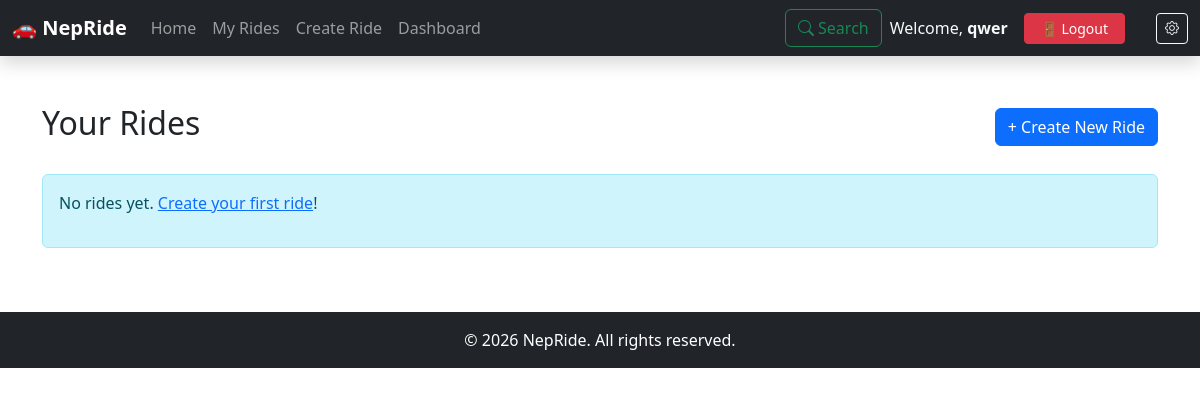
The page /ride_list/ (signed in) on the database as committed earlier.
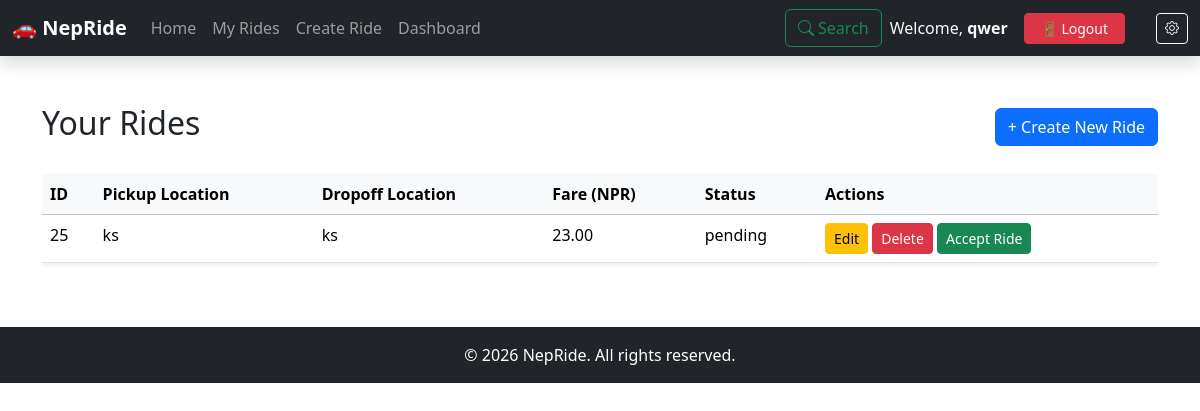
The same page on the database as committed later.
### ride/models.py (models this page shows, shortened)
class Ride(models.Model):
    STATUS_CHOICES = [
        ('pending', 'Pending'),
        ('accepted', 'Accepted'),
        ('completed', 'Completed'),
        ('cancelled', 'Cancelled'),
    ]
    user = models.ForeignKey(User, on_delete=models.CASCADE)
    driver = models.ForeignKey(Driver, on_delete=models.CASCADE, blank=True, null=True)
    pickup_location = models.CharField(max_length=255)
    dropoff_location = models.CharField(max_length=255)
    fare = models.DecimalField(max_digits=8, decimal_places=2)
    status = models.CharField(max_length=20, choices=STATUS_CHOICES, default='pending')
    created_at = models.DateTimeField(auto_now_add=True)

### ride/views.py (the view)
# urls.py: path('ride_list/', RideListView.as_view(), name='ride_list'),
class RideListView(LoginRequiredMixin, ListView):
    model = Ride
    template_name = 'ride_list.html'
    context_object_name = 'rides'
    def get_queryset(self):
        return Ride.objects.filter(status = "pending")

### nepride/templates/ride_list.html
{% extends "base.html" %}
{% block content %}
<div class="container my-5">
    <div class="row">
        <div class="col-12">
            <div class="d-flex justify-content-between align-items-center mb-4">
                <h2>Your Rides</h2>
                <a href="{% url 'ride_create' %}" class="btn btn-primary">+ Create New Ride</a>
            </div>
            {% if rides %}
            <div class="table-responsive">
                <table class="table table-hover shadow-sm">
                    <thead class="table-light">
                        <tr>
                            <th>ID</th>
                            <th>Pickup Location</th>
                            <th>Dropoff Location</th>
                            <th>Fare (NPR)</th>
                            <th>Status</th>
                            <th>Actions</th>
                        </tr>
                    </thead>
                    <tbody>
                        {% for ride in rides %}
                        <tr>
                            <td>{{ ride.id }}</td>
                            <td>{{ ride.pickup_location }}</td>
                            <td>{{ ride.dropoff_location }}</td>
                            <td>{{ ride.fare }}</td>
                            <td>{{ ride.status }}</td>
                            <td>
                                <a href="{% url 'ride_update' ride.id %}" class="btn btn-sm btn-warning">Edit</a>
                                <a href="{% url 'ride_delete' ride.id %}" class="btn btn-sm btn-danger">Delete</a>
                                <a href="{% url 'ride_accept' ride.id %}" class="btn btn-sm btn-success">Accept Ride</a>
                            </td>
                        </tr>
                        {% endfor %}
                    </tbody>
                </table>
            </div>
            {% else %}
            <div class="alert alert-info" role="alert">
                <p>No rides yet. <a href="{% url 'ride_create' %}">Create your first ride</a>!</p>
            </div>
            {% endif %}
        </div>
    </div>
</div>
{% endblock content %}

Rows that differ between the two databases and show on the page:
added Ride: id "25", pickup_location "ks", dropoff_location "ks", fare "23.00", status "pending"
Other text that changed with them:
text no longer shown: "No rides yet. Create your first ride !"
text now shown: "ID Pickup Location Dropoff Location Fare (NPR) Status Actions"
